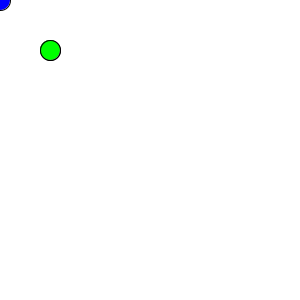
Frame 1 (no input)
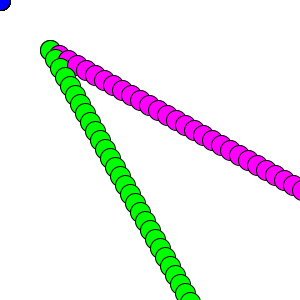
Frame 60 (the mouse pressed at the canvas centre just before this capture)
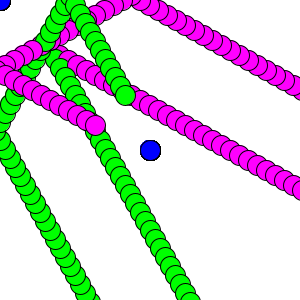
Frame 120 (the mouse held since frame 60 and released just before this capture)

The Processing sketch that drew these frames (run headless with seeded random() and noise(); from frame 60 on, the mouse is pressed at the canvas centre):

// Processing sketch: processing_127543
// ── processing_127543.pde

//Name: isakv
//Date: 09/01/14
//Project:

int x=50;       //variables
int y=50;       
int dx=9;      //velocity (9,5)
int dy=5;


void setup() {  //setup function called initially, only once
  size(300, 300);
  background(255);  //set background white
  
}

void draw() {  //draw function loops 
  
  
  fill (255,0,255);
  ellipse(x,y,20,20);      //ball
  fill(0,255,0);
  ellipse(y,x,20,20);
  
  x = x + dx;
  y = y + dy;
  
  fill(0,0,255);
  ellipse(mouseX,mouseY,20,20);
  
  if (x > 500){   //X axis colision
      dx = -9;
  }
  else if (x < 0){
    dx = 9;
  }
  if (y > 250) {   //Y axis colision
     dy *= -1;     // the same as dy = dy* (-1)
  }
  else if (y < 0) {
      dy *= -1;
  }
}
